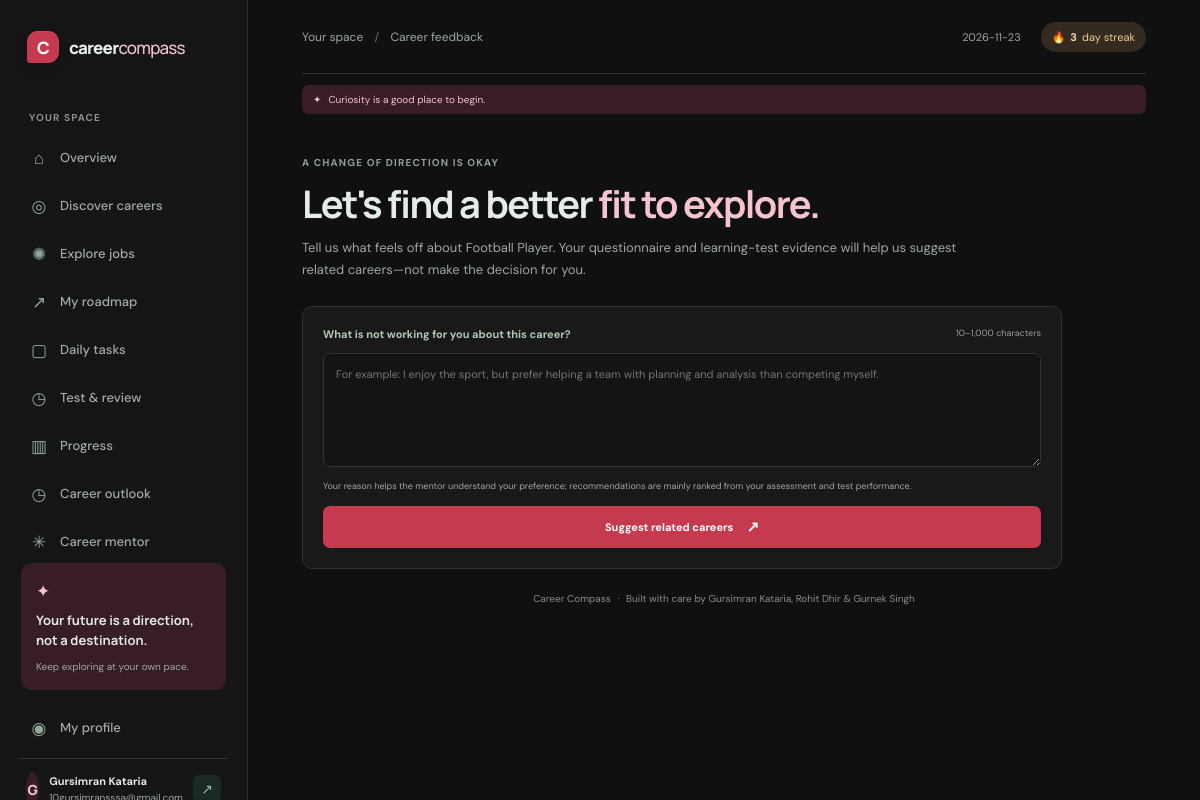
The app's page /career-feedback (signed in) with its own data.
### tables this page shows
CREATE TABLE users (
            id INTEGER PRIMARY KEY AUTOINCREMENT,
            display_name TEXT NOT NULL,
            email TEXT NOT NULL UNIQUE COLLATE NOCASE,
            password_hash TEXT NOT NULL,
            theme TEXT NOT NULL DEFAULT 'dark' CHECK (theme IN ('dark', 'light')),
            created_at TEXT NOT NULL
        , accent_color TEXT NOT NULL DEFAULT 'green', market_country TEXT NOT NULL DEFAULT 'IN');

CREATE TABLE user_progress (
            user_id INTEGER PRIMARY KEY REFERENCES users(id) ON DELETE CASCADE,
            xp INTEGER NOT NULL DEFAULT 0,
            streak INTEGER NOT NULL DEFAULT 0,
            last_active TEXT,
            selected_career TEXT
        );

### app.py (the view, shortened to what this page needs)
@app.route("/career-feedback", methods=["GET", "POST"])
@login_required
def career_feedback():
    user_id = session["user_id"]
    progress = current_progress() or {}
    career = career_by_id(selected_career_id(progress))
    if career is None:
        flash("Choose a career direction before asking for alternatives.", "info")
        return redirect(url_for("assessment"))
    feedback_id = request.args.get("feedback_id", type=int)
    feedback = None
    recommendations = []
    return render_template(
        "career_feedback.html",
        career=career,
        feedback=feedback,
        recommendations=recommendations,
    )

### app.py (called while the page is built)
def get_db():
    if "db" not in g:
        if CLOUDFLARE_WORKER:
            from cloudflare_d1 import D1Database
            environment = request.environ.get("workers.env")
            if environment is None:
                raise RuntimeError("The Cloudflare Worker environment is unavailable.")
            g.db = D1Database(environment.DB)
        else:
            g.db = sqlite3.connect(DATABASE)
            g.db.row_factory = sqlite3.Row
            g.db.execute("PRAGMA foreign_keys = ON")
    return g.db

def login_required(view):
    @wraps(view)
    def wrapped(*args, **kwargs):
        if not session.get("user_id"):
            flash("Sign in to save and view your career progress.", "info")
            return redirect(url_for("login"))
        user = get_db().execute(
            "SELECT id FROM users WHERE id = ?", (session["user_id"],)
        ).fetchone()
        if user is None:
            session.clear()
            return redirect(url_for("login"))
        return view(*args, **kwargs)
    return wrapped

def current_user():
    user_id = session.get("user_id")
    if not user_id:
        return None
    return get_db().execute("SELECT * FROM users WHERE id = ?", (user_id,)).fetchone()

def current_progress():
    user_id = session.get("user_id")
    if not user_id:
        return None
    return get_db().execute(
        "SELECT * FROM user_progress WHERE user_id = ?", (user_id,)
    ).fetchone()

def selected_career_id(progress):
    if progress is None:
        return None
    try:
        return progress["selected_career"]
    except (TypeError, KeyError):
        return None

def csrf_token():
    if "csrf_token" not in session:
        session["csrf_token"] = secrets.token_urlsafe(32)
    return session["csrf_token"]

def career_by_id(career_id):
    if isinstance(career_id, dict):
        career_id = career_id.get("id")
    if not career_id:
        return None
    return next((career for career in CAREERS if career["id"] == career_id), None)

### templates/career_feedback.html (shortened to what this page needs)
{% extends "base.html" %}
{% block breadcrumb %}Career feedback{% endblock %}
{% block content %}
<section class="page-intro"><p class="eyebrow">A CHANGE OF DIRECTION IS OKAY</p><h1>Let's find a better <span>fit to explore.</span></h1><p class="muted">Tell us what feels off about {{ career.title }}. Your questionnaire and learning-test evidence will help us suggest related careers—not make the decision for you.</p></section>
<section class="panel career-feedback-form-panel"><form method="post" class="career-feedback-form"><input type="hidden" name="csrf_token" value="{{ csrf_token() }}"><label for="reason">What is not working for you about this career? <span>10–1,000 characters</span></label><textarea id="reason" name="reason" minlength="10" maxlength="1000" rows="5" required placeholder="For example: I enjoy the sport, but prefer helping a team with planning and analysis than competing myself."></textarea><p class="muted">Your reason helps the mentor understand your preference; recommendations are mainly ranked from your assessment and test performance.</p><button class="button button-dark" type="submit">Suggest related careers <span>↗</span></button></form></section>
{% endblock %}

### templates/base.html (shortened to what this page needs)
<!doctype html>
<html lang="en">
<head>
  {% set user = current_user() %}
  {% set ui_theme = user.theme if user else browser_theme %}
  {% set ui_accent = user.accent_color if user and user.accent_color in accent_palettes else browser_accent_color %}
  {% set palette = accent_palettes[ui_accent] %}
  <link rel="stylesheet" href="{{ url_for('static', filename='style.css') }}">
</head>
<body class="theme-{{ ui_theme }} accent-{{ ui_accent }}" data-accent="{{ ui_accent }}" style="--accent: {{ palette.accent }}; --accent-deep: {{ palette.deep }}; --accent-soft: {{ palette.soft }}; --accent-glow: {{ palette.glow }}; --accent-on: {{ palette.on_accent }}; --accent-on-dark: {{ palette.on_accent_dark }};">
  <div class="app-shell">
    {% if user %}
    <aside class="sidebar">
      <a class="brand" href="{{ url_for('home') }}"><span class="brand-mark">C</span><span>career<span class="brand-light">compass</span></span></a>
      <p class="nav-label">YOUR SPACE</p>
      <nav class="main-nav" aria-label="Main navigation">
        <a class="nav-link {% if request.endpoint == 'home' %}active{% endif %}" href="{{ url_for('home') }}"><span class="nav-icon">⌂</span>Overview</a>
        <a class="nav-link {% if request.endpoint in ['assessment', 'results'] %}active{% endif %}" href="{{ url_for('assessment') }}"><span class="nav-icon">◎</span>Discover careers</a>
        <a class="nav-link {% if request.endpoint == 'careers' %}active{% endif %}" href="{{ url_for('careers') }}"><span class="nav-icon">✺</span>Explore jobs</a>
        <a class="nav-link {% if request.endpoint == 'roadmap' %}active{% endif %}" href="{{ url_for('roadmap') }}"><span class="nav-icon">↗</span>My roadmap</a>
        <a class="nav-link {% if request.endpoint == 'tasks' %}active{% endif %}" href="{{ url_for('tasks') }}"><span class="nav-icon">▢</span>Daily tasks</a>
        <a class="nav-link " href="{{ url_for('learning_tests') }}"><span class="nav-icon">◷</span>Test & review</a>
        <a class="nav-link {% if request.endpoint == 'progress_page' %}active{% endif %}" href="{{ url_for('progress_page') }}"><span class="nav-icon">▥</span>Progress</a>
        <a class="nav-link {% if request.endpoint == 'career_insights' %}active{% endif %}" href="{{ url_for('career_insights') }}"><span class="nav-icon">◷</span>Career outlook</a>
        <a class="nav-link {% if request.endpoint == 'mentor' %}active{% endif %}" href="{{ url_for('mentor') }}"><span class="nav-icon">✳</span>Career mentor</a>
      </nav>
      <div class="sidebar-bottom">
        <div class="sidebar-note"><span class="note-spark">✦</span><p>Your future is a direction, not a destination.</p><span class="note-caption">Keep exploring at your own pace.</span></div>
        <a class="nav-link {% if request.endpoint == 'profile' %}active{% endif %}" href="{{ url_for('profile') }}"><span class="nav-icon">◉</span>My profile</a>
        <div class="user-chip"><span class="avatar">{{ user.display_name[:1]|upper }}</span><span><strong>{{ user.display_name }}</strong><small>{{ user.email }}</small></span><form method="post" action="{{ url_for('logout') }}"><input type="hidden" name="csrf_token" value="{{ csrf_token() }}"><button class="signout-button" type="submit" aria-label="Sign out">↗</button></form></div>
      </div>
    </aside>
    {% endif %}
    <main class="main-content {% if not user %}auth-main{% endif %}">
      {% if user %}
      <header class="topbar"><span class="breadcrumb">Your space <span>/</span> {% block breadcrumb %}Overview{% endblock %}</span><div class="topbar-right"><span class="topbar-date">{{ today }}</span><a class="streak-pill" href="{{ url_for('profile') }}">🔥 <strong>{{ current_progress().streak }}</strong> day streak</a></div></header>
      <p class="motivation-quote"><span>✦</span> {{ motivation_quote }}</p>
      {% else %}
      <header class="auth-topbar"><a class="brand" href="{{ url_for('login') }}"><span class="brand-mark">C</span><span>career<span class="brand-light">compass</span></span></a><span>Find a direction that feels like yours.</span></header>
      {% endif %}
      {% block content %}{% endblock %}
      {% if user %}<footer class="footer">Career Compass <span>·</span> Built with care by Gursimran Kataria, Rohit Dhir &amp; Gurnek Singh</footer>{% else %}<footer class="footer">Career Compass <span>·</span> A project by Gursimran Kataria, Rohit Dhir &amp; Gurnek Singh</footer>{% endif %}
    </main>
  </div>
</body>
</html>

### records on screen
users: display_name "G", display_name "Gursimran Kataria"
user_progress: streak "3"

### other values on screen
{{ motivation_quote }} "Curiosity is a good place to begin."
{{ career.title }} "Football Player"
